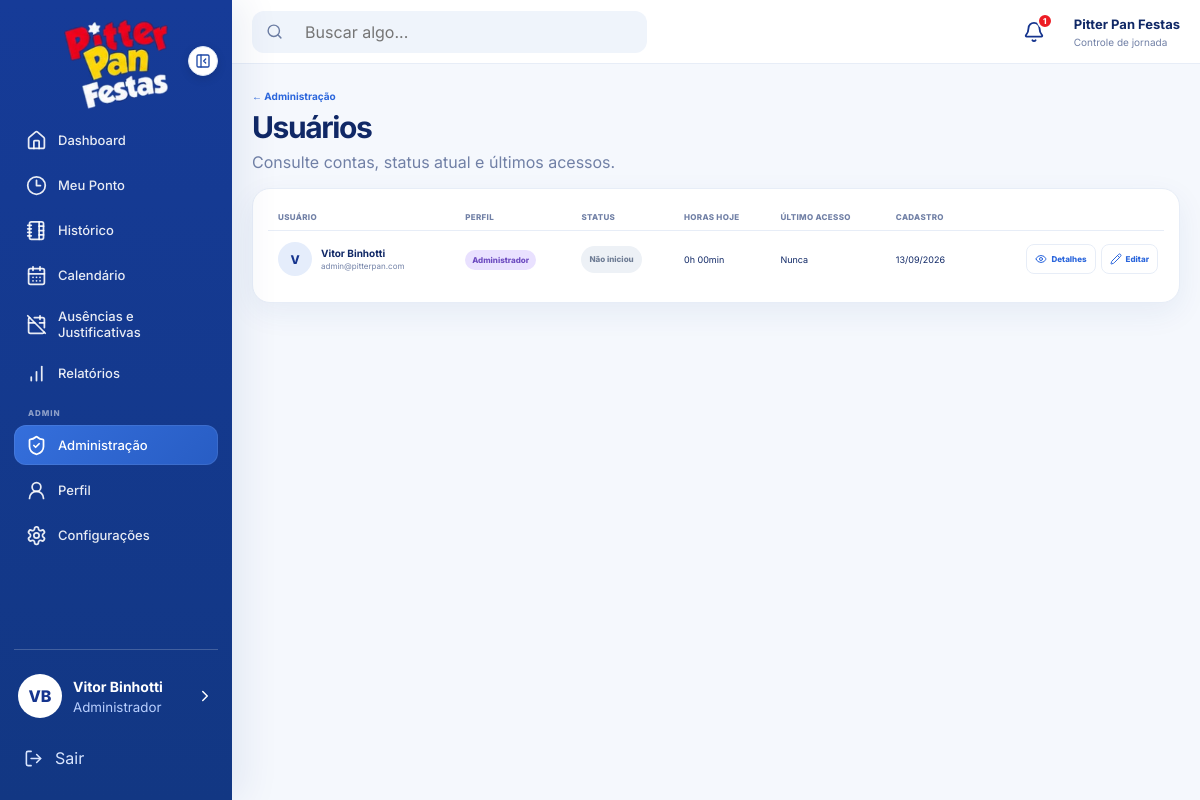
/public/?route=admin-users (signed in), run on the app's committed database.
### tables this page shows
CREATE TABLE users (
    id BIGINT UNSIGNED AUTO_INCREMENT PRIMARY KEY,
    name VARCHAR(120) NOT NULL,
    email VARCHAR(160) NOT NULL UNIQUE,
    password VARCHAR(255) NOT NULL,
    role ENUM('admin', 'employee') NOT NULL DEFAULT 'employee',
    salary DECIMAL(10,2) NULL,
    daily_minutes SMALLINT UNSIGNED NOT NULL DEFAULT 528 COMMENT '8h48 = 528 minutos',
    monthly_hours SMALLINT UNSIGNED NOT NULL DEFAULT 220,
    workday_start TIME NOT NULL DEFAULT '08:00:00',
    workday_end TIME NOT NULL DEFAULT '17:48:00',
    lunch_start_time TIME NOT NULL DEFAULT '12:00:00',
    lunch_minutes SMALLINT UNSIGNED NOT NULL DEFAULT 60,
    theme ENUM('light', 'dark') NOT NULL DEFAULT 'light',
    notifications_enabled TINYINT(1) NOT NULL DEFAULT 1,
    browser_notifications TINYINT(1) NOT NULL DEFAULT 0,
    notification_before_minutes SMALLINT UNSIGNED NOT NULL DEFAULT 10,
    notification_after_minutes SMALLINT UNSIGNED NOT NULL DEFAULT 5,
    notify_entry_enabled TINYINT(1) NOT NULL DEFAULT 1,
    notify_lunch_start_enabled TINYINT(1) NOT NULL DEFAULT 1,
    notify_lunch_return_enabled TINYINT(1) NOT NULL DEFAULT 1,
    notify_clock_out_enabled TINYINT(1) NOT NULL DEFAULT 1,
    avatar_path VARCHAR(255) NULL,
    is_active TINYINT(1) NOT NULL DEFAULT 1,
    created_at TIMESTAMP NOT NULL DEFAULT CURRENT_TIMESTAMP,
    updated_at TIMESTAMP NOT NULL DEFAULT CURRENT_TIMESTAMP ON UPDATE CURRENT_TIMESTAMP
);

### app/Controllers/Controller.php (called while the page is built, shortened)
<?php
class Controller
{
    protected function view(string $view, array $data = []): void
    {
        if (authUser()) {
            $freshUser = (new User())->find((int)authUser()['id']);
            if ($freshUser) {
                $data['user'] ??= $freshUser;
                $data['smartNotifications'] ??= (new NotificationService())
                    ->forUser($freshUser);
            }
        }
        extract($data, EXTR_SKIP);
        require BASE_PATH . '/app/Views/layouts/app.php';
    }
}

### app/Controllers/AdminController.php (called while the page is built, shortened)
<?php
class AdminController extends Controller
{
    public function users(): void
    {
        $userModel = new User();
        $entryModel = new TimeEntry();
        $historyModel = new LoginHistory();
        $currentUser = $userModel->find((int)authUser()['id']);
        $users = $userModel->all();
        $rows = [];
        foreach ($users as $user) {
            $rows[] = [
                'user' => $user,
                'status' => (int)$user['is_active'] === 1
                    ? $entryModel->currentStatus((int)$user['id'])
                    : [
                        'key' => 'inactive',
                        'label' => 'Conta inativa',
                    ],
                'workedToday' => $entryModel->workedMinutesForDate(
                    (int)$user['id'],
                    date('Y-m-d')
                ),
                'lastLogin' => $historyModel->lastForUser((int)$user['id']),
            ];
        }
        $this->view('admin/users', [
            'title' => 'Usuários',
            'active' => 'admin',
            'user' => $currentUser,
            'rows' => $rows,
        ]);
    }
}

### public/index.php (called while the page is built, shortened)
<?php
require dirname(__DIR__) . '/bootstrap.php';
$routes = require BASE_PATH . '/routes/web.php';
$method = strtoupper($_SERVER['REQUEST_METHOD'] ?? 'GET');
$route = trim((string)($_GET['route'] ?? ''), '/');
$handler = $routes[$method][$route] ?? null;
[$controllerClass, $action] = $handler;
$controller = new $controllerClass();
$controller->{$action}();

### config/app.php (called while the page is built, shortened)
<?php
function config(string $key, mixed $default = null): mixed
{
    $segments = explode('.', $key);
    $value = $GLOBALS['config'];
    foreach ($segments as $segment) {
        $value = $value[$segment];
    }
    return $value;
}
function url(string $route = ''): string
{
    $base = config('app.url', '');
    return $route === '' ? $base : $base . '/?route=' . ltrim($route, '/');
}
function e(?string $value): string
{
    return htmlspecialchars((string)$value, ENT_QUOTES, 'UTF-8');
}
function authUser(): ?array
{
    return $_SESSION['user'] ?? null;
}

### app/Models/TimeEntry.php (called while the page is built, shortened)
<?php
class TimeEntry
{
    private PDO $db;
    public function __construct()
    {
        $this->db = require BASE_PATH . '/config/database.php';
    }
    public function averageLunchStartTime(
        int $userId,
        int $limit = 10,
        int $minimumSamples = 3
    ): ?array {
        $limit = max(3, min($limit, 30));
        $minimumSamples = max(2, min($minimumSamples, $limit));
        $stmt = $this->db->prepare(
            "SELECT recorded_at
             FROM time_entries
             WHERE user_id = :user_id
               AND entry_type = 'lunch_start'
               AND DATE(recorded_at) < CURDATE()
               AND WEEKDAY(recorded_at) BETWEEN 0 AND 4
               AND TIME(recorded_at) BETWEEN '10:00:00' AND '15:00:00'
             ORDER BY recorded_at DESC
             LIMIT {$limit}"
        );
        $stmt->execute(['user_id' => $userId]);
        $rows = $stmt->fetchAll();
        if (count($rows) < $minimumSamples) {
            return null;
        }
        $minutes = [];
        sort($minutes);
        $averageMinutes = (int)round(
            array_sum($minutes) / count($minutes)
        );
        $hours = intdiv($averageMinutes, 60);
        $mins = $averageMinutes % 60;
        return [
            'time' => sprintf('%02d:%02d', $hours, $mins),
            'minutes' => $averageMinutes,
            'samples' => count($rows),
            'used_samples' => count($minutes),
        ];
    }
}

### config/database.php (called while the page is built, shortened)
<?php
return (function (): \PDO {
    static $pdo = null;
    if ($pdo instanceof \PDO) {
        return $pdo;
    }
    $dsn = sprintf(
        'mysql:host=%s;port=%s;dbname=%s;charset=utf8mb4',
        config('database.host'),
        config('database.port'),
        config('database.database')
    );
    try {
        $pdo = new \PDO(
            $dsn,
            (string) config('database.username'),
            (string) config('database.password'),
            [
                \PDO::ATTR_ERRMODE => \PDO::ERRMODE_EXCEPTION,
                \PDO::ATTR_DEFAULT_FETCH_MODE => \PDO::FETCH_ASSOC,
                \PDO::ATTR_EMULATE_PREPARES => false,
            ]
        );
    } catch (\PDOException $exception) {
        http_response_code(500);
        exit(
            'Erro ao conectar com o banco de dados. ' .
            'Confira o arquivo .env e se o MySQL do XAMPP está ligado.' .
            '<br><small>' .
            e($exception->getMessage()) .
            '</small>'
        );
    }
    return $pdo;
})();

### app/Services/NotificationService.php (called while the page is built, shortened)
<?php
class NotificationService
{
    public function forUser(array $user): array
    {
        $userId = (int)$user['id'];
        $today = date('Y-m-d');
        $now = new DateTimeImmutable('now');
        $entryModel = new TimeEntry();
        $holidayModel = new Holiday();
        $dayOffModel = new DayOff();
        $holidayModel->ensureYear((int)date('Y'));
        $todayHoliday = $holidayModel->findByDate($today);
        $todayDayOff = $dayOffModel->findForDate($userId, $today);
        $weekday = (int)(new DateTimeImmutable($today))->format('N');
        $isRequiredWorkday = $weekday <= 5
            && $todayHoliday === null
            && $todayDayOff === null;
        $types = [];
        $before = max(0, min(120, (int)($user['notification_before_minutes'] ?? 10)));
        $after = max(0, min(120, (int)($user['notification_after_minutes'] ?? 5)));
        $workdayStart = substr((string)($user['workday_start'] ?? '08:00:00'), 0, 5);
        $learnedLunch = $entryModel->averageLunchStartTime($userId, 10, 3);
        $notifications = [];
        if (
            $isRequiredWorkday
            && (int)($user['notify_entry_enabled'] ?? 1) === 1
            && !isset($types['clock_in'])
        ) {
            $target = new DateTimeImmutable($today . ' ' . $workdayStart);
            if ($now >= $target->modify("-{$before} minutes") && $now < $target) {
                $notifications[] = $this->notification(
                    'entry-upcoming-' . $today,
                    'info',
                    'clock-3',
                    'Entrada se aproximando',
                    "Seu expediente começa às {$workdayStart}.",
                    'dashboard'
                );
            } elseif ($now > $target->modify("+{$after} minutes")) {
                $notifications[] = $this->notification(
                    'entry-late-' . $today,
                    'warning',
                    'log-in',
                    'Entrada ainda não registrada',
                    "Seu horário de entrada ({$workdayStart}) já passou.",
                    'dashboard'
                );
            }
        }
        return $notifications;
    }
    private function notification(
        string $key,
        string $type,
        string $icon,
        string $title,
        string $message,
        string $route
    ): array {
        return [
            'key' => $key,
            'type' => $type,
            'icon' => $icon,
            'title' => $title,
            'message' => $message,
            'action' => url($route) . '#meu-ponto',
        ];
    }
}

### app/Models/User.php (called while the page is built, shortened)
<?php
class User
{
    private PDO $db;
    public function __construct()
    {
        $this->db = require BASE_PATH . '/config/database.php';
    }
    public function find(int $id): ?array
    {
        $stmt = $this->db->prepare(
            'SELECT * FROM users WHERE id = :id LIMIT 1'
        );
        $stmt->execute(['id' => $id]);
        return $stmt->fetch() ?: null;
    }
    public function all(): array
    {
        return $this->db->query(
            'SELECT
                id,
                name,
                email,
                role,
                daily_minutes,
                monthly_hours,
                salary,
                workday_start,
                workday_end,
                lunch_minutes,
                avatar_path,
                is_active,
                created_at,
                updated_at
             FROM users
             ORDER BY name'
        )->fetchAll();
    }
}

### bootstrap.php (called while the page is built, shortened)
<?php
require BASE_PATH . '/config/app.php';
spl_autoload_register(function (string $class): void {
    $prefix = 'App\\';
    $relative = substr($class, strlen($prefix));
    $file = BASE_PATH . '/app/' . str_replace('\\', '/', $relative) . '.php';
});

### app/Views/admin/users.php (the view, shortened to what this page needs)
<?php
function adminUserMinutes(int $minutes): string
{
    return intdiv(max(0, $minutes), 60) . 'h '
        . str_pad((string)(max(0, $minutes) % 60), 2, '0', STR_PAD_LEFT)
        . 'min';
}
$statusLabels = [
    'working' => ['Trabalhando', 'green'],
    'lunch' => ['Em almoço', 'yellow'],
    'finished' => ['Finalizado', 'blue'],
    'not_started' => ['Não iniciou', 'gray'],
    'inactive' => ['Conta inativa', 'red'],
];
?>
<div class="page-heading admin-page-heading">
    <div>
        <a href="<?= url('admin') ?>" class="admin-back-link">← Administração</a>
        <h1>Usuários</h1>
        <p>Consulte contas, status atual e últimos acessos.</p>
    </div>
</div>
<section class="panel admin-users-panel">
    <div class="admin-users-table-wrap">
        <table class="admin-users-table">
            <thead>
                <tr>
                    <th>Usuário</th>
                    <th>Perfil</th>
                    <th>Status</th>
                    <th>Horas hoje</th>
                    <th>Último acesso</th>
                    <th>Cadastro</th>
                    <th></th>
                </tr>
            </thead>
            <tbody>
                <?php foreach ($rows as $row):
                    $item = $row['user'];
                    $meta = $statusLabels[$row['status']['key']] ?? $statusLabels['not_started'];
                ?>
                    <tr>
                        <td>
                            <div class="admin-table-user">
                                <span class="admin-user-avatar small">
                                    <?php if (!empty($item['avatar_path'])): ?>
                                        <img src="<?= config('app.url') . '/' . e($item['avatar_path']) ?>" alt="">
                                    <?php else: ?>
                                        <?= e(mb_strtoupper(mb_substr($item['name'], 0, 1))) ?>
                                    <?php endif; ?>
                                </span>
                                <span>
                                    <strong><?= e($item['name']) ?></strong>
                                    <small><?= e($item['email']) ?></small>
                                </span>
                            </div>
                        </td>
                        <td>
                            <span class="admin-role-badge <?= $item['role'] === 'admin' ? 'admin' : '' ?>">
                                <?= $item['role'] === 'admin' ? 'Administrador' : 'Colaborador' ?>
                            </span>
                        </td>
                        <td>
                            <span class="admin-status-pill <?= e($meta[1]) ?>"><?= e($meta[0]) ?></span>
                        </td>
                        <td><?= e(adminUserMinutes($row['workedToday'])) ?></td>
                        <td>
                            <?= $row['lastLogin']
                                ? date('d/m/Y H:i', strtotime($row['lastLogin']['logged_in_at']))
                                : 'Nunca' ?>
                        </td>
                        <td><?= date('d/m/Y', strtotime($item['created_at'])) ?></td>
                        <td class="admin-table-action">
                            <div class="admin-user-row-actions">
                                <a
                                    class="admin-action-link details"
                                    href="<?= url('admin-user') . '&id=' . (int)$item['id'] ?>"
                                >
                                    <i data-lucide="eye"></i>
                                    Detalhes
                                </a>
                                <a
                                    class="admin-action-link edit"
                                    href="<?= url('admin-user-edit') . '&id=' . (int)$item['id'] ?>"
                                >
                                    <i data-lucide="pencil"></i>
                                    Editar
                                </a>
                            </div>
                        </td>
                    </tr>
                <?php endforeach; ?>
            </tbody>
        </table>
    </div>
</section>

### data on the page
users: name "V", name "Vitor Binhotti", email "admin@pitterpan.com", role "Administrador", meta "Não iniciou", workedToday "0h 00min", created_at "13/09/2026"

### other printed values
$initials ?: 'U' "VB"
$currentUser['name'] "Vitor Binhotti"
count($smartNotifications) "1"
